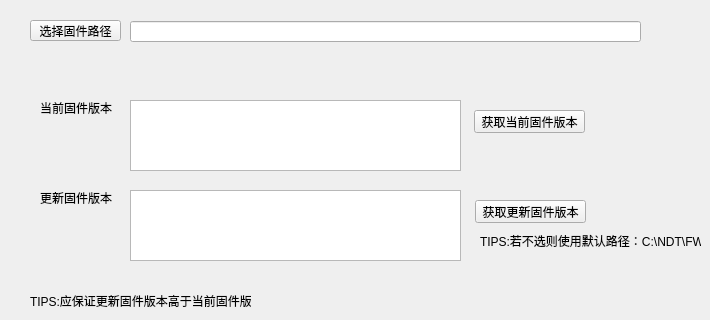
    <widget class="QWidget" name="UpdatePDL">
     <widget class="QPushButton" name="pushButton_UpdatePDL_SelectPDL">
      <property name="geometry">
       <rect>
        <x>30</x>
        <y>20</y>
        <width>91</width>
        <height>21</height>
       </rect>
      </property>
      <property name="text">
       <string>选择固件路径</string>
      </property>
     </widget>
     <widget class="QLineEdit" name="lineEdit_UpdatePDL_FilePath">
      <property name="geometry">
       <rect>
        <x>130</x>
        <y>21</y>
        <width>511</width>
        <height>21</height>
       </rect>
      </property>
     </widget>
     <widget class="QLabel" name="label_17">
      <property name="geometry">
       <rect>
        <x>40</x>
        <y>100</y>
        <width>101</width>
        <height>16</height>
       </rect>
      </property>
      <property name="text">
       <string>当前固件版本</string>
      </property>
     </widget>
     <widget class="QLabel" name="label_22">
      <property name="geometry">
       <rect>
        <x>40</x>
        <y>190</y>
        <width>101</width>
        <height>16</height>
       </rect>
      </property>
      <property name="text">
       <string>更新固件版本</string>
      </property>
     </widget>
     <widget class="QPushButton" name="pushButton_UpdatePDL_LocalFW">
      <property name="geometry">
       <rect>
        <x>474</x>
        <y>110</y>
        <width>111</width>
        <height>23</height>
       </rect>
      </property>
      <property name="text">
       <string>获取当前固件版本</string>
      </property>
     </widget>
     <widget class="QPushButton" name="pushButton_UpdatePDL_FileFW">
      <property name="geometry">
       <rect>
        <x>475</x>
        <y>200</y>
        <width>111</width>
        <height>23</height>
       </rect>
      </property>
      <property name="text">
       <string>获取更新固件版本</string>
      </property>
     </widget>
     <widget class="QTextEdit" name="textEdit_UpdatePDL_LocalFW">
      <property name="geometry">
       <rect>
        <x>130</x>
        <y>100</y>
        <width>331</width>
        <height>71</height>
       </rect>
      </property>
      <property name="readOnly">
       <bool>true</bool>
      </property>
     </widget>
     <widget class="QTextEdit" name="textEdit_UpdatePDL_FileFW">
      <property name="geometry">
       <rect>
        <x>130</x>
        <y>190</y>
        <width>331</width>
        <height>71</height>
       </rect>
      </property>
      <property name="readOnly">
       <bool>true</bool>
      </property>
     </widget>
     <widget class="QLabel" name="label_160">
      <property name="geometry">
       <rect>
        <x>30</x>
        <y>290</y>
        <width>221</width>
        <height>21</height>
       </rect>
      </property>
      <property name="text">
       <string>TIPS:应保证更新固件版本高于当前固件版本</string>
      </property>
     </widget>
     <widget class="QLabel" name="label_181">
      <property name="geometry">
       <rect>
        <x>480</x>
        <y>230</y>
        <width>221</width>
        <height>21</height>
       </rect>
      </property>
      <property name="text">
       <string>TIPS:若不选则使用默认路径：C:\NDT\FW</string>
      </property>
     </widget>
    </widget>
